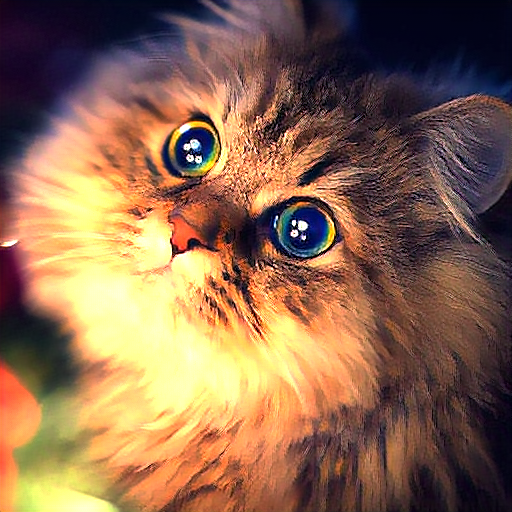
#> input picture kedi2_model.png, 512 x 512 px, given in place of HR_1.jpg, which was not available
$ python compare.py
#> lines starting #> are read from the running program, lines starting #| are printed output that depends on the picture; pictures that were not available may be replaced by others from this repository, and a replacement may not be noted
from PIL import Image
import numpy as np

def calculate_similarity(image1_path, image2_path, image3_path):
    # Resimleri aç
    img1 = Image.open(image1_path).convert('RGB')
    img2 = Image.open(image2_path).convert('RGB')
    img3 = Image.open(image3_path).convert('RGB')

    # Aynı boyutta olmaları gerekiyor
    if img1.size != img2.size or img1.size != img3.size:
        raise ValueError("Tüm resimler aynı boyutta olmalıdır.")

    # Görselleri numpy array'e çevir
    arr1 = np.array(img1)
    arr2 = np.array(img2)
    arr3 = np.array(img3)

    # Toplam piksel sayısı
    total_pixels = arr1.shape[0] * arr1.shape[1]

    # Piksel bazlı karşılaştırma (tam eşleşen RGB'ler)
    match1 = np.sum(np.all(arr1 == arr2, axis=2))
    match2 = np.sum(np.all(arr1 == arr3, axis=2))

    # Benzerlik oranları
    similarity1 = match1 / total_pixels
    similarity2 = match2 / total_pixels

    return similarity1, similarity2

# Örnek kullanım
image1_path = "./dataset/HR/HR_1.jpg"
image2_path = "./high_res_image.png"

# İlk resmi aç ve boyutunu al
img1 = Image.open(image1_path).convert('RGB')
#> img1 is the input picture: PIL image 512x512 RGB; mean R, G, B 139.4, 104.6, 80
width, height = img1.size
#> width = 512; height = 512

# 3. resmi yeniden boyutlandır
img3 = Image.open("./dataset/LR/LR_1.jpg").convert('RGB').resize((width, height), Image.BICUBIC)
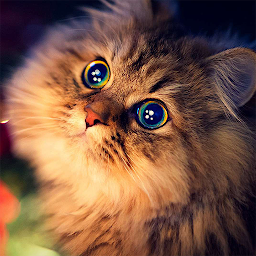
#> input picture kedi.jpg, 256 x 256 px, given in place of LR_1.jpg, which was not available
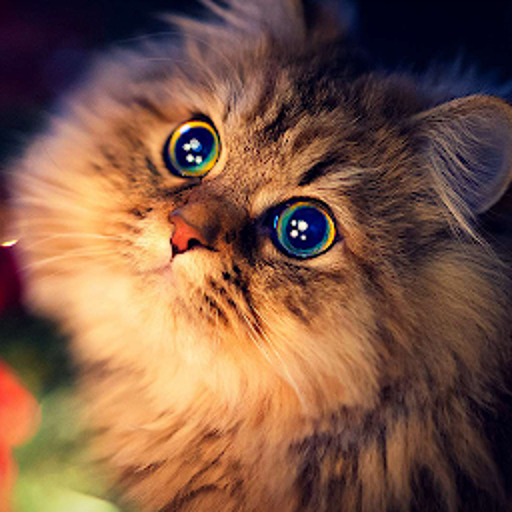
#> img3: PIL image 512x512 RGB; mean R, G, B 124.6, 87.7, 68.3

# Geçici olarak img3'ü kaydet (çünkü fonksiyon dosya yolu bekliyor)
temp_path = "./temp_resized_LR.jpg"
img3.save(temp_path)

# Karşılaştırma
sim1, sim2 = calculate_similarity(image1_path, image2_path, temp_path)
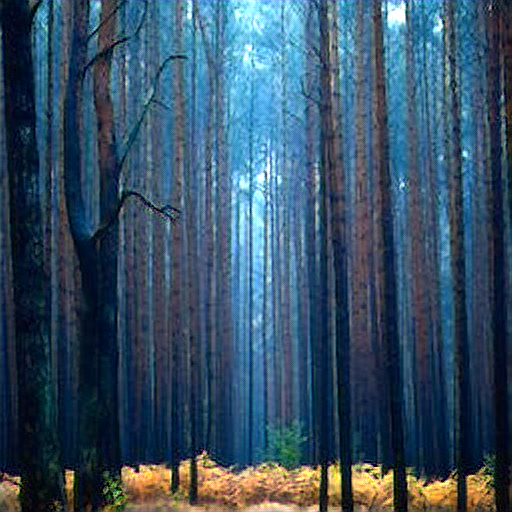
#> input picture high_res_image.png, 512 x 512 px
#> in calculate_similarity, img2 is the input picture: PIL image 512x512 RGB; mean R, G, B 54.8, 80.5, 101.2
#> in calculate_similarity, `match1 = np.sum(np.all(arr1 == arr2, axis=2))`: match1 = 1
#> in calculate_similarity, `match2 = np.sum(np.all(arr1 == arr3, axis=2))`: match2 = 84
#> in calculate_similarity, `similarity1 = match1 / total_pixels`: similarity1 = 3.81e-06
#> in calculate_similarity, `similarity2 = match2 / total_pixels`: similarity2 = 0.00032
#> sim1 = 3.81e-06; sim2 = 0.00032
print(f"Resim1 ile Resim2 benzerliği: %{sim1 * 100:.2f}")
#| Resim1 ile Resim2 benzerliği: %0.00
print(f"Resim1 ile Resim3 benzerliği: %{sim2 * 100:.2f}")
#| Resim1 ile Resim3 benzerliği: %0.03
